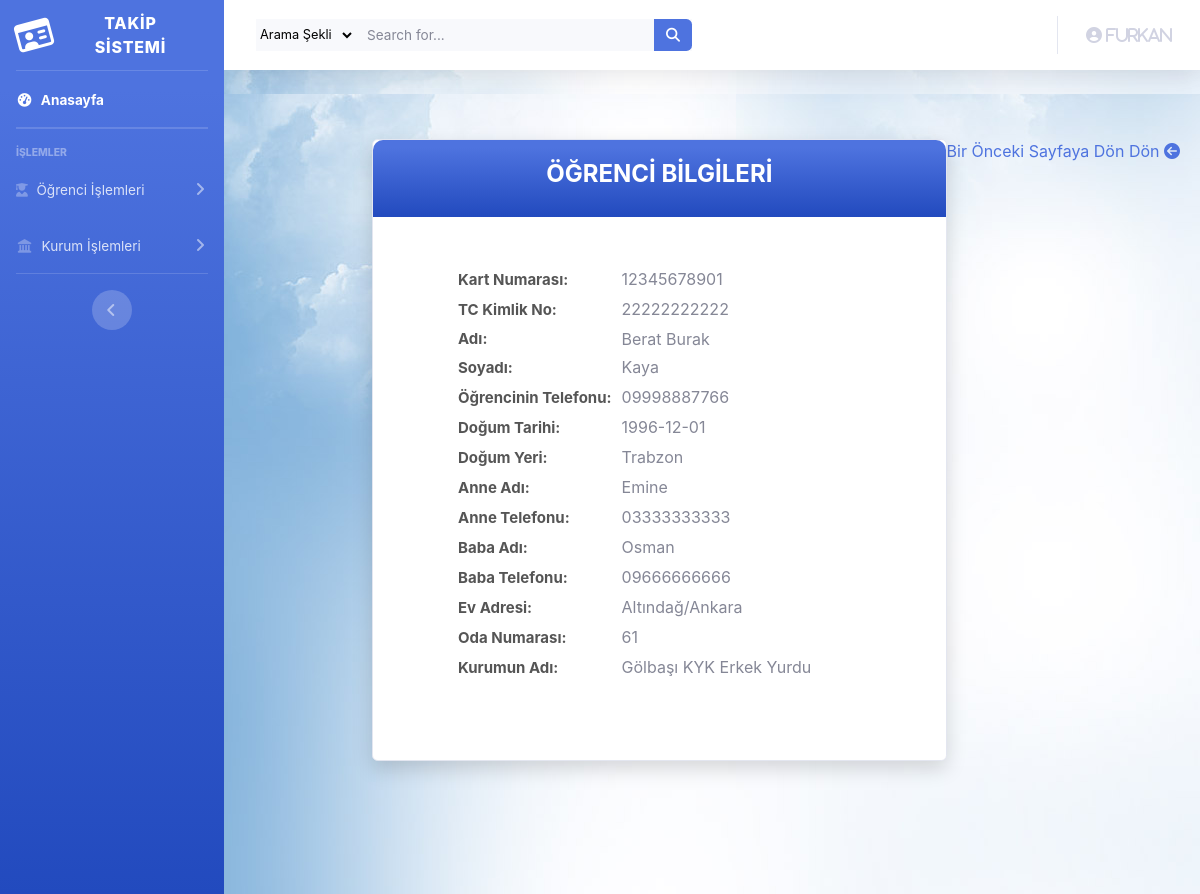
The page /ogrenciDetailKullanici.php?kartId=12345678901 (signed in) on the database its author committed.
### tables this page shows
CREATE TABLE `students1` (
  `kartId` char(11) NOT NULL,
  `TCKimlikNo` char(11) NOT NULL,
  `Ad` varchar(50) NOT NULL,
  `Soyad` varchar(50) NOT NULL,
  `ogrTel` char(11) NOT NULL,
  `dogumTarihi` date NOT NULL,
  `dogumYeri` varchar(50) NOT NULL,
  `anneAd` varchar(50) NOT NULL,
  `anneTel` char(11) NOT NULL,
  `babaAd` varchar(50) NOT NULL,
  `babaTel` char(11) NOT NULL,
  `evAdresi` text NOT NULL,
  `odaNo` int(11) NOT NULL,
  `kurumId` int(11) NOT NULL
);

CREATE TABLE `institutions` (
  `kurumId` int(11) NOT NULL,
  `kurumAdı` varchar(100) NOT NULL,
  `kurumAdresi` text NOT NULL,
  `kurumİli` varchar(50) NOT NULL
);

### ogrenciDetailKullanici.php (the view)
<?php
include("layoutKullanici.php");
?>
<div class="page-wrapper  p-t-45 p-b-50">
<div style="padding-right: 20px;float:right"><a href="ogrenciDetailKullaniciTüm.php">Bir Önceki Sayfaya Dön Dön <i class="fas fa-arrow-circle-left"></i></a></div>
    <div class="wrapper wrapper--w680">
        <div class="card card-5">
            <div class="card-heading bg-gradient-primary">
                <h2 class="title">ÖĞRENCİ BİLGİLERİ</h2>
            </div>
            <div class="card-body">
                <form>
                    <table>
                        <?php
                        $id = $_GET['kartId'];
                        $sorgu = mysqli_query($con, "select * from students1 where kartId= '$id'");
                        $str = mysqli_fetch_assoc($sorgu);
                        $kartid = $str['kartId'];
                        $tc = $str['TCKimlikNo'];
                        $ad = $str['Ad'];
                        $soyad = $str['Soyad'];
                        $ogrtel = $str['ogrTel'];
                        $dogumtarih = $str['dogumTarihi'];
                        $dogumyer = $str['dogumYeri'];
                        $annead = $str['anneAd'];
                        $annetel = $str['anneTel'];
                        $babaad = $str['babaAd'];
                        $babatel = $str['babaTel'];
                        $adres = $str['evAdresi'];
                        $odano = $str['odaNo'];
                        $kurum = $str['kurumId'];
                        $kurumadı=mysqli_query($con,"select * from institutions where kurumId='$kurum'");
                        $kur=mysqli_fetch_assoc($kurumadı);
                        echo "
                    <tr>
                        <td>
                            <label class=label >Kart Numarası:   </label>
                        </td>
                        <td>
                            <label class=label--block style=margin-left:10px;margin-bottom:10px>$kartid</label>
                        </td>
                    </tr>
                    <tr>
                        <td>
                        <label class=label >TC Kimlik No:</label>
                        </td>
                        <td>
                        <label class=label--block style=margin-left:10px;margin-bottom:10px>$tc</label>
                        </td>
                    </tr>
                    <tr>
                        <td>
                        <label class=label >Adı:</label>
                        </td>
                        <td>
                        <label class=label--block style=margin-left:10px>$ad</label>
                            </td>
                    </tr>
                    <tr>
                    <td>
                        <label class=label >Soyadı:   </label>
                    </td>
                    <td>
                        <label class=label--block style=margin-left:10px;margin-bottom:10px>$soyad</label>
                    </td>
                </tr>
                <tr>
                <td>
                    <label class=label >Öğrencinin Telefonu:   </label>
                </td>
                <td>
                    <label class=label--block style=margin-left:10px;margin-bottom:10px>$ogrtel</label>
                </td>
            </tr>
            <tr>
            <td>
                <label class=label >Doğum Tarihi:   </label>
            </td>
            <td>
                <label class=label--block style=margin-left:10px;margin-bottom:10px>$dogumtarih</label>
            </td>
        </tr>
        <tr>
        <td>
            <label class=label >Doğum Yeri:   </label>
        </td>
        <td>
            <label class=label--block style=margin-left:10px;margin-bottom:10px>$dogumyer</label>
        </td>
    </tr>
    <tr>
    <td>
        <label class=label >Anne Adı:   </label>
    </td>
    <td>
        <label class=label--block style=margin-left:10px;margin-bottom:10px>$annead</label>
    </td>
</tr>
<tr>
<td>
    <label class=label >Anne Telefonu:   </label>
</td>
<td>
    <label class=label--block style=margin-left:10px;margin-bottom:10px>$annetel</label>
</td>
</tr>
<tr>
<td>
    <label class=label >Baba Adı:   </label>
</td>
<td>
    <label class=label--block style=margin-left:10px;margin-bottom:10px>$babaad</label>
</td>
</tr>
<tr>
<td>
    <label class=label >Baba Telefonu:   </label>
</td>
<td>
    <label class=label--block style=margin-left:10px;margin-bottom:10px>$babatel</label>
</td>
</tr>
<tr>
<td>
    <label class=label >Ev Adresi:   </label>
</td>
<td>
    <label class=label--block style=margin-left:10px;margin-bottom:10px>$adres</label>
</td>
</tr>
<tr>
<td>
    <label class=label >Oda Numarası:   </label>
</td>
<td>
    <label class=label--block style=margin-left:10px;margin-bottom:10px>$odano</label>
</td>
</tr>
<tr>
<td>
    <label class=label >Kurumun Adı:   </label>
</td>
<td>
    <label class=label--block style=margin-left:10px;margin-bottom:10px>".$kur['kurumAdı']."</label>
</td>
</tr>";
                        ?>
                    </table>
                </form>
            </div>
        </div>
    </div>
</div>
<?php
include("layoutFooterKullanici.php");
?>

### layoutKullanici.php (shortened to what this page needs)
<html lang="en">
<?php
include("db.php");
?>
<head>
  <link href="vendor/fontawesome-free/css/all.min.css" rel="stylesheet" type="text/css">
  <link href="css/sb-admin-2.min.css" rel="stylesheet">
  <link rel="stylesheet" type="text/css" href="fonts/Linearicons-Free-v1.0.0/icon-font.min.css">
  <link href="css/ekle.css" rel="stylesheet" media="all">
     <link href="vendor/ekle/mdi-font/css/material-design-iconic-font.min.css" rel="stylesheet" media="all">
    <link href="vendor/ekle/font-awesome-4.7/css/font-awesome.min.css" rel="stylesheet" media="all">
    <link href="vendor/ekle/select2/select2.min.css" rel="stylesheet" media="all">
    <link href="vendor/ekle/datepicker/daterangepicker.css" rel="stylesheet" media="all">
</head>
<body id="page-top">
    <div id="wrapper">
        <ul class="navbar-nav bg-gradient-primary sidebar sidebar-dark accordion" id="accordionSidebar">
            <a class="sidebar-brand d-flex align-items-center justify-content-center" href="anasayfaKullanici.php">
                <div class="sidebar-brand-icon rotate-n-15">
                    <i class="far fa-id-card"></i>
                </div>
                <div class="sidebar-brand-text mx-3">TAKİP SİSTEMİ
                </div>
            </a>
            <hr class="sidebar-divider my-0">
      <li class="nav-item active">
        <a class="nav-link" href="anasayfaKullanici.php">
          <i class="fas fa-fw fa-tachometer-alt"></i>
          <span>Anasayfa</span></a>
      </li>
            <hr class="sidebar-divider my-0">
            <hr class="sidebar-divider">
            <div class="sidebar-heading">
                İşlemler
            </div>
            <li class="nav-item">
                <a class="nav-link collapsed" href="#" data-toggle="collapse" data-target="#collapseTwo" aria-expanded="true" aria-controls="collapseTwo">
                    <i class="fas fa-user-graduate"></i>
                    <span>Öğrenci İşlemleri</span>
                </a>
            </li>
            <li class="nav-item">
                <a class="nav-link collapsed" href="#" data-toggle="collapse" data-target="#collapsePages" aria-expanded="true" aria-controls="collapsePages">
                    <i class="fas fa-fw fa-landmark"></i>
                    <span>Kurum İşlemleri</span>
                </a>
            </li>
            <hr class="sidebar-divider d-none d-md-block">
            <div class="text-center d-none d-md-inline">
                <button class="rounded-circle border-0" id="sidebarToggle"></button>
            </div>
        </ul>
        <div id="content-wrapper" class="d-flex flex-column">
            <div id="content">
                <nav class="navbar navbar-expand navbar-light bg-white topbar mb-4 static-top shadow">
                    <form class="d-none d-sm-inline-block form-inline mr-auto ml-md-3 my-2 my-md-0 mw-100 navbar-search" method="POST" action="anasayfaKullanici.php">
                        <div class="input-group bg-light border-0 small">
                            <select name="islem" class="bg-light border-0 medium">
                                <option value="0">Arama Şekli</option>
                                <input type="text" class="form-control bg-light border-0 small" placeholder="Search for..." aria-label="Search" aria-describedby="basic-addon2" name="search" style="width: 300px">
                                <div class="input-group-append">
                                    <button class="btn btn-primary" type="submit" name="gönder">
                                        <i class="fas fa-search fa-sm"></i>
                                    </button>
                                </div>
                        </div>
                    </form>
                    <ul class="navbar-nav ml-auto">
                        <li class="nav-item dropdown no-arrow">
                            <a class="nav-link dropdown-toggle" href="#" id="userDropdown" role="button" data-toggle="dropdown" aria-haspopup="true" aria-expanded="false">
                                <i class="fas fa-user-circle fa-user-cog">
                                    <?php
                                    $index2id = $_SESSION['kullaniciId'];
                                        mysqli_set_charset($con, "utf8");
                                        $sorgu = mysqli_query($con, "Select * from admins where id='$index2id'");
                                        $str = mysqli_fetch_array($sorgu);
                                        if ($str != null)
                                            echo $str['Ad'];
                                    ?>
                                </i>
                            </a>
                        </li>
                    </ul>
                </nav>

### css/ekle.css (style rules this page uses)
html { -webkit-box-sizing: border-box; -moz-box-sizing: border-box; box-sizing: border-box; }
* { padding: 0; margin: 0; }
*, *:before, *:after { -webkit-box-sizing: inherit; -moz-box-sizing: inherit; box-sizing: inherit; }
body, h1, h2, h3, h4, h5, h6, blockquote, p, pre, dl, dd, ol, ul, figure, hr, fieldset, legend { margin: 0; padding: 0; }
button { outline: none; background: none; border: none; }
.page-wrapper { min-height: 100vh; background-image: url('../images/adminArkaPlan.jpg'); }
body { font-family: "Open Sans", "Arial", "Helvetica Neue", sans-serif; font-weight: 400; font-size: 14px; }
h1, h2, h3, h4, h5, h6 { font-weight: 400; }
h2 { font-size: 30px; }
.p-t-45 { padding-top: 45px; }
.p-b-50 { padding-bottom: 50px; }
.wrapper { margin: 0 auto; }
.wrapper--w680 { max-width: 680px; }
.btn { display: inline-block; line-height: 50px; -webkit-transition: all 0.4s ease; -o-transition: all 0.4s ease; -moz-transition: all 0.4s ease; transition: all 0.4s ease; cursor: pointer; font-size: 15px; text-transform: uppercase; font-weight: 700; color: #fff; font-family: inherit; }
input { outline: none; margin: 0; border: none; -webkit-box-shadow: none; -moz-box-shadow: none; box-shadow: none; width: 100%; font-size: 14px; font-family: inherit; }
.input-group { position: relative; margin: 0; }
.label { color: #555; font-size: 15px; font-weight: 700; }
.label--block { width: 100%; }
.title { font-size: 24px; font-weight: 700; text-align: center; color: #fff; }
.card { -webkit-border-radius: 3px; -moz-border-radius: 3px; border-radius: 3px; background: #fff; }
.card-5 { background: #fff; -webkit-border-radius: 10px; -moz-border-radius: 10px; border-radius: 10px; -webkit-box-shadow: 0px 8px 20px 0px rgba(0, 0, 0, 0.15); -moz-box-shadow: 0px 8px 20px 0px rgba(0, 0, 0, 0.15); box-shadow: 0px 8px 20px 0px rgba(0, 0, 0, 0.15); }
.card-5 .card-heading { padding: 20px 0; -webkit-border-top-left-radius: 10px; -moz-border-radius-topleft: 10px; border-top-left-radius: 10px; -webkit-border-top-right-radius: 10px; -moz-border-radius-topright: 10px; border-top-right-radius: 10px; }
.card-5 .card-body { padding: 52px 85px; padding-bottom: 73px; }

### rows shown on the page
students1: kartId "12345678901", TCKimlikNo "22222222222", Ad "Berat Burak", Soyad "Kaya", ogrTel "09998887766", dogumTarihi "1996-12-01", dogumYeri "Trabzon", anneAd "Emine", anneTel "03333333333", babaAd "Osman", babaTel "09666666666", evAdresi "Altındağ/Ankara", odaNo "61"
institutions: kurumAdı "Gölbaşı KYK Erkek Yurdu"

### other values the page prints
$str['Ad'] "Furkan"
